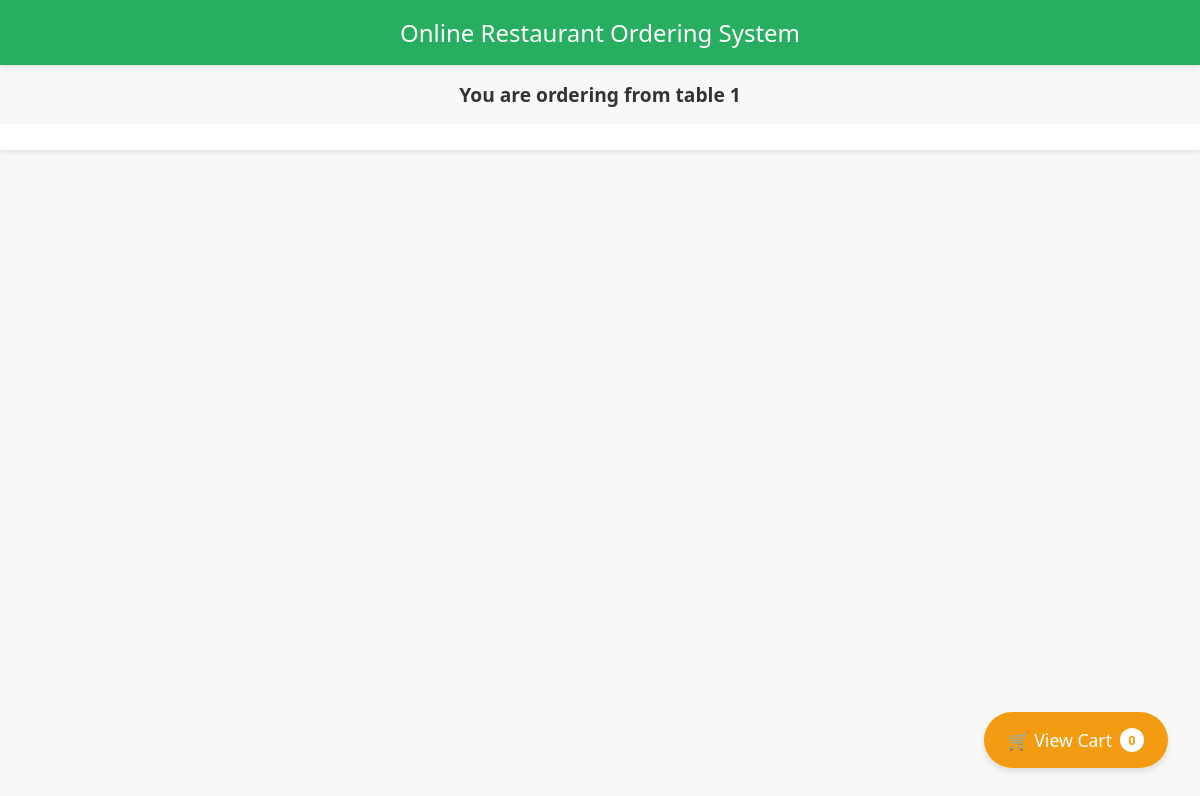
/table/menu/1/, run on an earlier commit of the app's database.
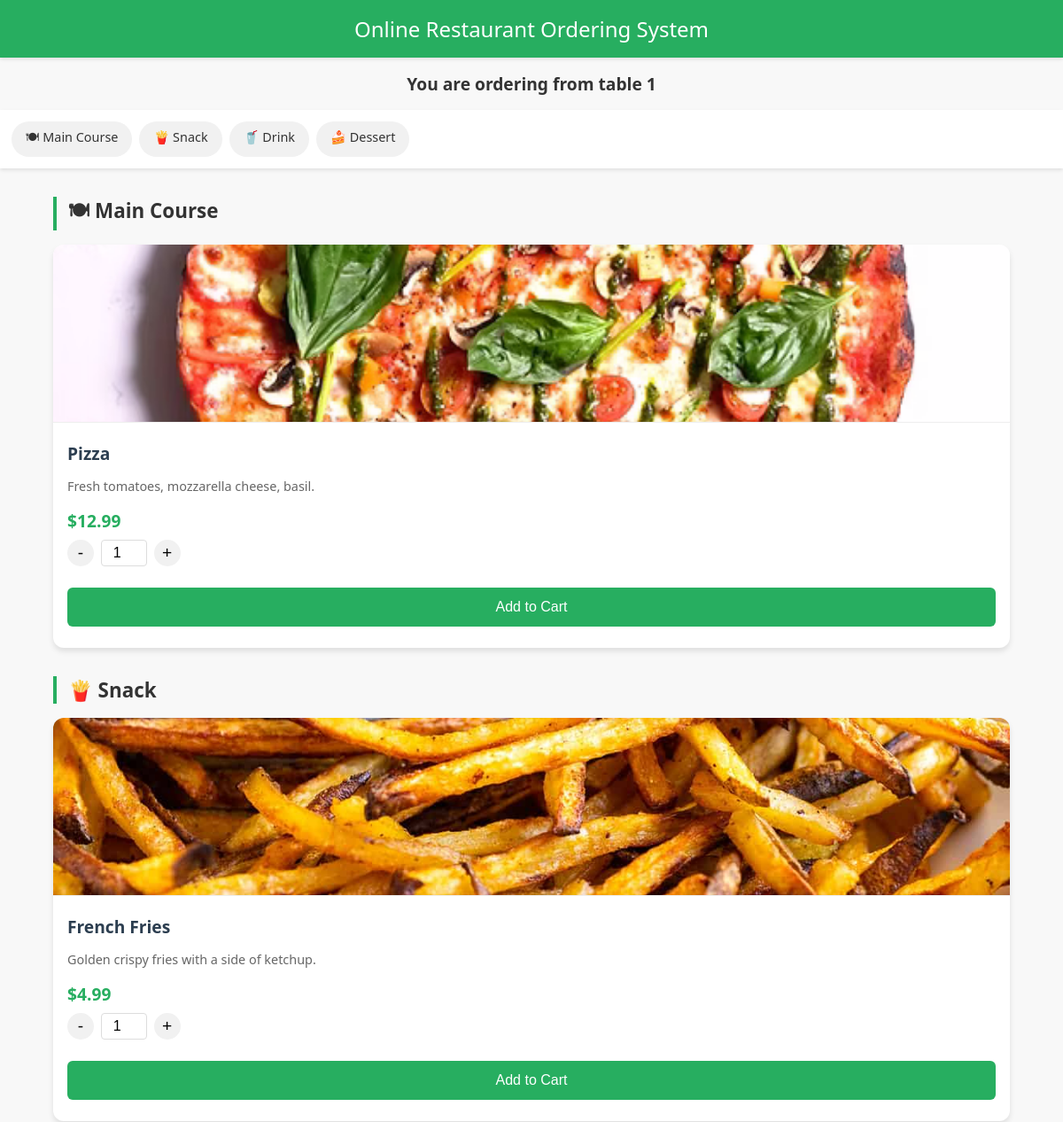
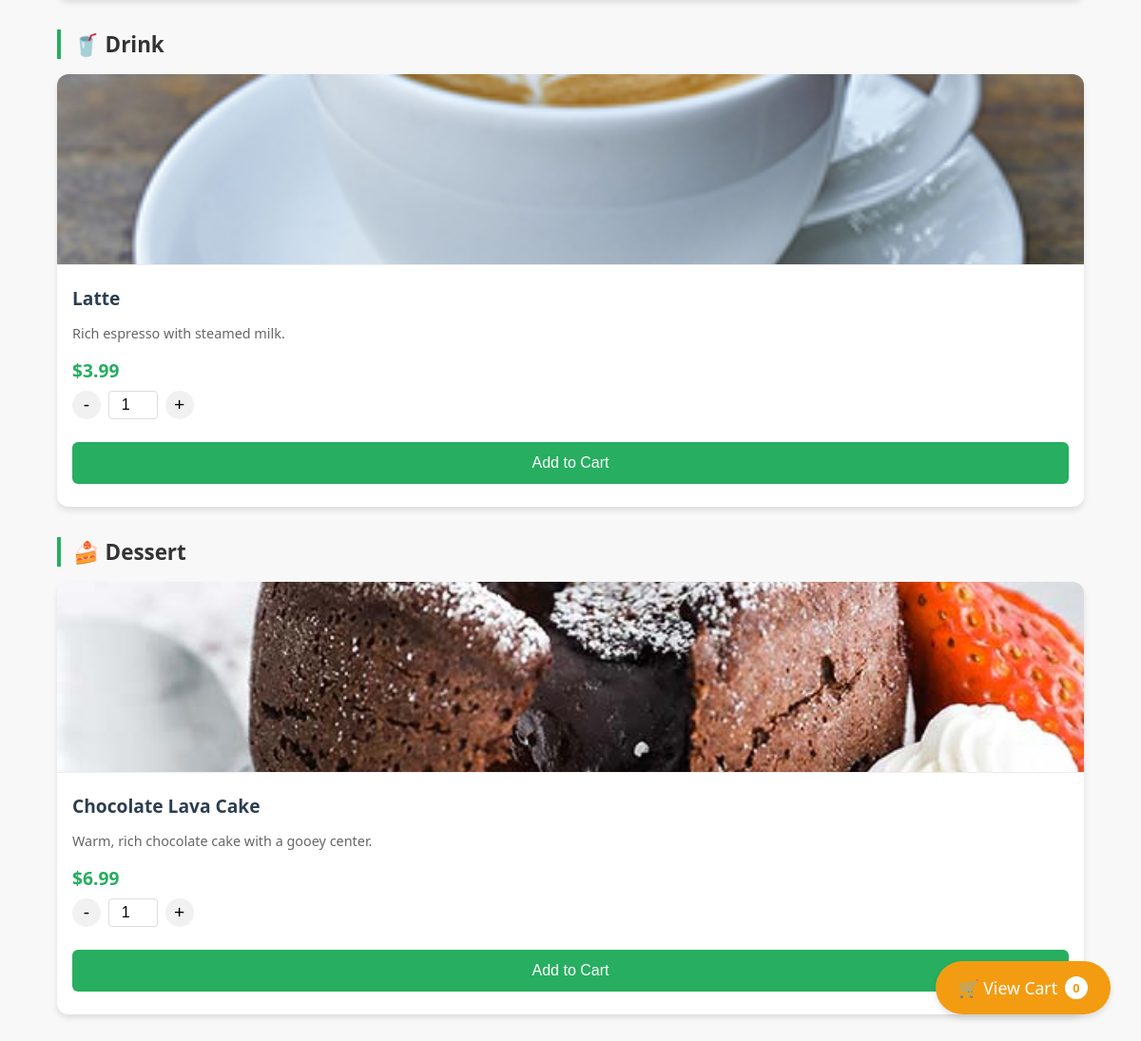
And on a later commit of the database (2 pictures, top to bottom).
### qrcode_app/models.py (models this page shows)
class MenuItem(models.Model):
    CATEGORY_CHOICES = [
        ('Main Course', 'Main Course'),
        ('Snack', 'Snack'),
        ('Drink', 'Drink'),
        ('Dessert', 'Dessert'),
    ]
    name = models.CharField(max_length=100)
    description = models.TextField()
    price = models.DecimalField(max_digits=10, decimal_places=2)
    image = models.ImageField(upload_to='menu_items/', blank=True, null=True)
    category = models.CharField(max_length=20, choices=CATEGORY_CHOICES, default='Main Course')  #

### qrcode_app/views.py (the view)
# urls.py: path('menu/<str:table_number>/', menu_view, name='menu_view'),# 餐桌二维码视图
def menu_view(request, table_number):
    try:
        table = Table.objects.get(table_number=table_number)
        menu_items = MenuItem.objects.all()
        context = {
            'table_number': table_number,
            'menu_items': menu_items,
            'stripe_public_key': settings.STRIPE_PUBLIC_KEY
        }
        return render(request, 'qrcode_app/menu.html', context)
    except Table.DoesNotExist:
        return redirect('table_list')

### qrcode_app/templates/qrcode_app/menu.html (shortened to what this page needs)
<!DOCTYPE html>
<html lang="en">
<head>
</head>
<body>
    <div class="header">Online Restaurant Ordering System</div>
    <h2 id="table-info">You are ordering from table {{ table_number }}</h2>
    <div class="category-nav" id="category-nav">
        {% regroup menu_items by category as category_list %}
        {% for category in category_list %}
        <div class="category-nav-item" onclick="scrollToCategory('{{ category.grouper }}')">
            {% if category.grouper == 'Main Course' %}🍽
            {% elif category.grouper == 'Snack' %}🍟
            {% elif category.grouper == 'Drink' %}🥤
            {% elif category.grouper == 'Dessert' %}🍰
            {% endif %}
            {{ category.grouper }}
        </div>
        {% endfor %}
    </div>
    {% regroup menu_items by category as category_list %}
    {% for category in category_list %}
    <div class="menu-category" id="category-{{ category.grouper|slugify }}">
        <div class="category-title">
            {% if category.grouper == 'Main Course' %}🍽
            {% elif category.grouper == 'Snack' %}🍟
            {% elif category.grouper == 'Drink' %}🥤
            {% elif category.grouper == 'Dessert' %}🍰
            {% endif %}
            {{ category.grouper }}
        </div>
        <div class="menu-container">
            {% for item in category.list %}
            <div class="menu-item">
                <img src="{{ item.image.url }}" alt="{{ item.name }}" class="menu-item-image">
                <div class="menu-content">
                    <h3>{{ item.name }}</h3>
                    <p>{{ item.description }}</p>
                    <div class="price">${{ item.price }}</div>
                    <div class="quantity-selector">
                        <button class="quantity-btn" onclick="decrementQuantity('{{ item.id }}')">-</button>
                        <input type="number" id="quantity-{{ item.id }}" class="quantity-input" value="1" min="1" max="10">
                        <button class="quantity-btn" onclick="incrementQuantity('{{ item.id }}')">+</button>
                    </div>
                    <button class="btn" onclick="addToCart('{{ item.name }}', {{ item.price }}, '{{ item.id }}')">Add to Cart</button>
                </div>
            </div>
            {% endfor %}
        </div>
    </div>
    {% endfor %}
    <div class="cart" onclick="toggleCart()">
        🛒 View Cart <span class="cart-badge" id="cart-badge">0</span>
    </div>
</body>
</html>

### qrcode_app/templates/qrcode_app/menu.html (style rules this page uses)
body { font-family: 'Segoe UI', Tahoma, Geneva, Verdana, sans-serif; background-color: #f8f8f8; margin: 0; padding: 0; color: #333; }
.header { background: #27ae60; color: white; text-align: center; padding: 1rem; font-size: 1.5rem; box-shadow: 0 2px 4px rgba(0,0,0,0.1); position: sticky; top: 0; z-index: 10; }
#table-info { text-align: center; font-size: 1.2rem; color: #333; margin: 1rem 0; }
.menu-category { width: 90%; max-width: 1200px; margin: 2rem auto; }
.category-title { font-size: 1.4rem; font-weight: 600; margin-bottom: 1rem; color: #333; padding-left: 0.8rem; border-left: 4px solid #27ae60; }
.menu-container { display: grid; grid-template-columns: repeat(auto-fit, minmax(280px, 1fr)); gap: 1.5rem; margin-bottom: 2rem; }
.menu-item { background: white; border-radius: 12px; overflow: hidden; box-shadow: 0 4px 6px rgba(0,0,0,0.1); transition: transform 0.2s, box-shadow 0.2s; }
.menu-item-image { width: 100%; height: 200px; object-fit: cover; border-bottom: 1px solid #eee; }
.menu-content { padding: 1rem; }
.menu-content h3 { margin: 0 0 0.5rem 0; font-size: 1.2rem; color: #2c3e50; }
.menu-content p { font-size: 0.9rem; color: #666; margin-bottom: 1rem; }
.menu-content .price { font-size: 1.2rem; font-weight: 600; color: #27ae60; margin-bottom: 0.5rem; }
.quantity-selector { display: flex; align-items: center; margin-bottom: 1rem; }
.quantity-btn { background: #f1f1f1; border: none; width: 30px; height: 30px; border-radius: 50%; font-size: 1.2rem; cursor: pointer; display: flex; align-items: center; justify-content: center; transition: background 0.2s; }
.quantity-input { width: 40px; text-align: center; font-size: 1rem; border: 1px solid #ddd; border-radius: 4px; padding: 0.3rem; margin: 0 0.5rem; }
.cart { position: fixed; bottom: 2rem; right: 2rem; background: #f39c12; color: white; padding: 1rem 1.5rem; border-radius: 50px; cursor: pointer; font-size: 1.1rem; box-shadow: 0 4px 6px rgba(0,0,0,0.1); transition: transform 0.2s; z-index: 100; display: flex; align-items: center; }
.cart-badge { background: white; color: #f39c12; border-radius: 50%; width: 24px; height: 24px; display: flex; align-items: center; justify-content: center; font-size: 0.8rem; font-weight: bold; margin-left: 0.5rem; }
.btn { background: #27ae60; color: white; border: none; padding: 0.8rem 1.2rem; border-radius: 6px; cursor: pointer; font-size: 1rem; transition: background 0.2s; width: 100%; margin: 0.5rem 0; }
.category-nav { display: flex; overflow-x: auto; background: white; padding: 0.8rem; margin-bottom: 1rem; box-shadow: 0 2px 4px rgba(0,0,0,0.1); -webkit-overflow-scrolling: touch; position: sticky; top: 4rem; z-index: 9; }
.category-nav-item { white-space: nowrap; padding: 0.5rem 1rem; margin-right: 0.5rem; border-radius: 20px; font-size: 0.9rem; cursor: pointer; background: #f1f1f1; transition: background 0.2s; }

What changed in the data, as far as the page shows it:
added MenuItem: grouper "Main Course", grouper "Main Course", image (picture), name "Pizza", description "Fresh tomatoes, mozzarella cheese, basil.", price "12.99", id "1"
added MenuItem: grouper "Snack", grouper "Snack", image (picture), name "French Fries", description "Golden crispy fries with a side of ketchup.", price "4.99"
added MenuItem: grouper "Drink", grouper "Drink", image (picture), name "Latte", description "Rich espresso with steamed milk.", price "3.99"
added MenuItem: grouper "Dessert", grouper "Dessert", image (picture), name "Chocolate Lava Cake", description "Warm, rich chocolate cake with a gooey center.", price "6.99"
